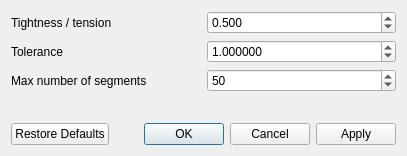
<?xml version="1.0" encoding="UTF-8"?>
<ui version="4.0">
 <class>SettingsDialog</class>
 <widget class="QDialog" name="SettingsDialog">
  <property name="geometry">
   <rect>
    <x>0</x>
    <y>0</y>
    <width>407</width>
    <height>156</height>
   </rect>
  </property>
  <property name="windowTitle">
   <string>Digitize Spline Settings</string>
  </property>
  <layout class="QVBoxLayout" name="verticalLayout">
   <item>
    <layout class="QHBoxLayout" name="horizontalLayout_5">
     <item>
      <widget class="QLabel" name="splineTightnessLabel">
       <property name="text">
        <string>Tightness / tension</string>
       </property>
      </widget>
     </item>
     <item>
      <widget class="QDoubleSpinBox" name="splineTightnessSpinBox">
       <property name="sizePolicy">
        <sizepolicy hsizetype="Preferred" vsizetype="Fixed">
         <horstretch>0</horstretch>
         <verstretch>0</verstretch>
        </sizepolicy>
       </property>
       <property name="decimals">
        <number>3</number>
       </property>
       <property name="minimum">
        <double>0.010000000000000</double>
       </property>
       <property name="maximum">
        <double>5.000000000000000</double>
       </property>
       <property name="singleStep">
        <double>0.100000000000000</double>
       </property>
       <property name="value">
        <double>0.500000000000000</double>
       </property>
      </widget>
     </item>
    </layout>
   </item>
   <item>
    <layout class="QHBoxLayout" name="horizontalLayout">
     <item>
      <widget class="QLabel" name="splineToleranceLabel">
       <property name="text">
        <string>Tolerance</string>
       </property>
      </widget>
     </item>
     <item>
      <widget class="QDoubleSpinBox" name="splineToleranceSpinBox">
       <property name="sizePolicy">
        <sizepolicy hsizetype="Preferred" vsizetype="Fixed">
         <horstretch>0</horstretch>
         <verstretch>0</verstretch>
        </sizepolicy>
       </property>
       <property name="toolTip">
        <string>Polyline interpolation tolerance in map units.</string>
       </property>
       <property name="decimals">
        <number>6</number>
       </property>
       <property name="minimum">
        <double>0.000001000000000</double>
       </property>
       <property name="maximum">
        <double>10000.000000000000000</double>
       </property>
       <property name="value">
        <double>1.000000000000000</double>
       </property>
      </widget>
     </item>
    </layout>
   </item>
   <item>
    <layout class="QHBoxLayout" name="horizontalLayout_2">
     <property name="bottomMargin">
      <number>0</number>
     </property>
     <item>
      <widget class="QLabel" name="label">
       <property name="text">
        <string>Max number of segments</string>
       </property>
      </widget>
     </item>
     <item>
      <widget class="QSpinBox" name="max_segments_nr_sbox">
       <property name="minimum">
        <number>1</number>
       </property>
       <property name="maximum">
        <number>1000</number>
       </property>
       <property name="value">
        <number>50</number>
       </property>
      </widget>
     </item>
    </layout>
   </item>
   <item>
    <spacer name="verticalSpacer">
     <property name="orientation">
      <enum>Qt::Vertical</enum>
     </property>
     <property name="sizeHint" stdset="0">
      <size>
       <width>20</width>
       <height>40</height>
      </size>
     </property>
    </spacer>
   </item>
   <item>
    <widget class="QDialogButtonBox" name="buttonBox">
     <property name="orientation">
      <enum>Qt::Horizontal</enum>
     </property>
     <property name="standardButtons">
      <set>QDialogButtonBox::Apply|QDialogButtonBox::Cancel|QDialogButtonBox::Ok|QDialogButtonBox::RestoreDefaults</set>
     </property>
    </widget>
   </item>
  </layout>
 </widget>
 <resources/>
 <connections/>
</ui>
